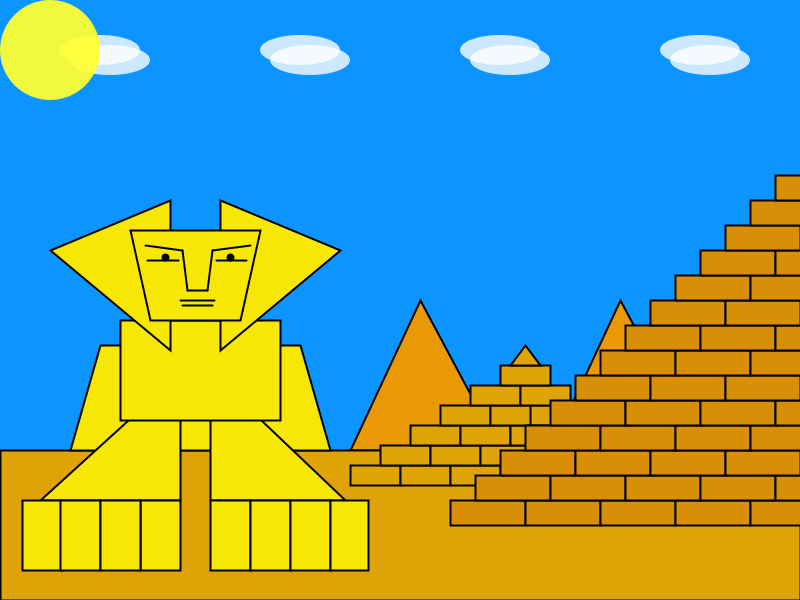
Frame 1 (no input)
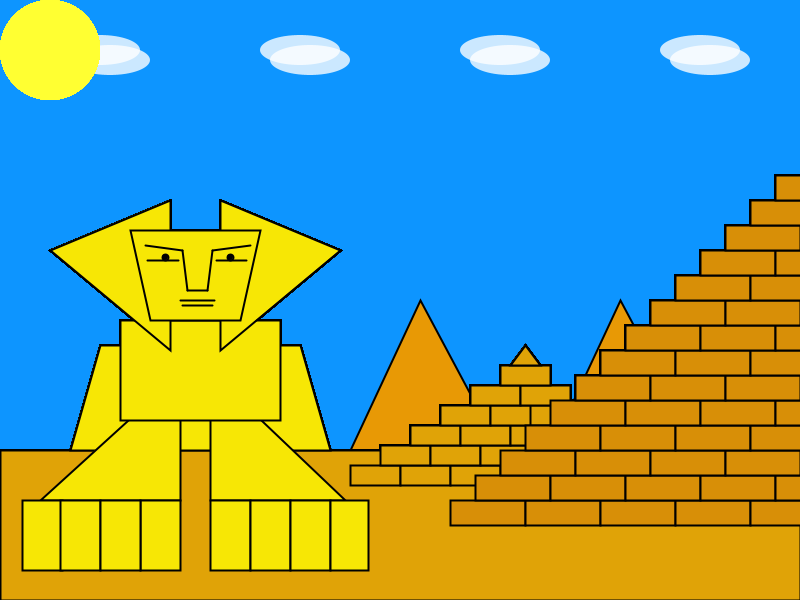
Frame 60 (the mouse pressed at the canvas centre just before this capture)
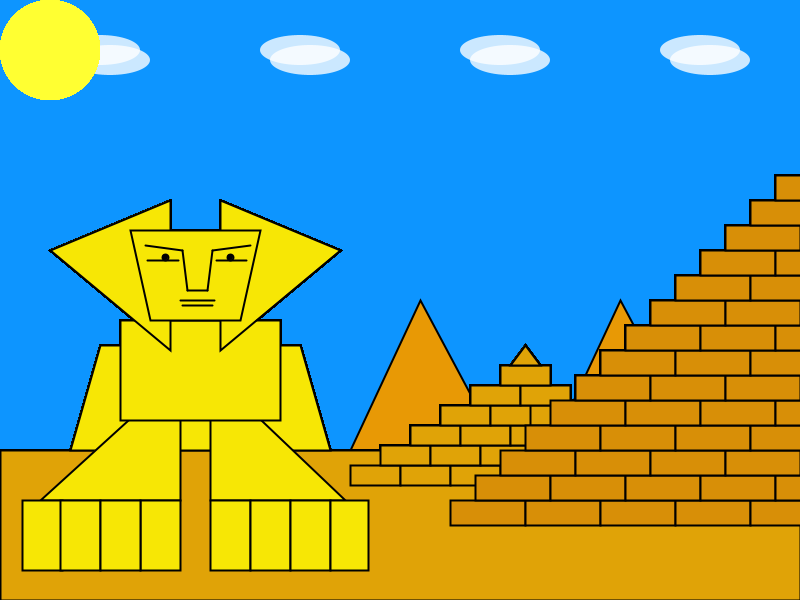
Frame 120 (the mouse held since frame 60 and released just before this capture)

The Processing sketch that drew these frames (run headless with seeded random() and noise(); from frame 60 on, the mouse is pressed at the canvas centre):

// Processing sketch: processing_91422
// ── processing_91422.pde

int w1=75;
int l1=25;
int w2=50;
int l2=20;

int x=100;
int y=50;
int x2=110;
int y2=60;
int tx=220;
int ty=300;
int tx2=150;
int ty2=450;
int tx3=300;
int ty3=450;
int w3=80;
int h3=30;
int space=200;
int space2=200;



void setup() {
  size(800, 600);
  background(13,149,259);
}

void draw() {
  noStroke();
  fill(224, 163, 7);
  rect(0, 450, 800, 150);
  stroke(0);
  strokeWeight(2);
  fill(198, 130, 2);
  noStroke();
  while(x < 800){
  fill(255,255,255,200);
  ellipse(x,y,w3,h3);
  x=x+space;
  }
  while(x2 < 800){
  fill(255,255,255,200);
  ellipse(x2,y2,w3,h3);
  x2=x2+space;
  }
  
  stroke(0);
  while(tx < 800){
  fill(232,153,5);
  triangle(tx,ty,tx2,ty2,tx3,ty3);
  tx=tx+space2;
  tx2=tx2+space2;
  tx3=tx3+space2;
  }

  fill(224, 163, 7);
  rect(0, 450, 800, 150);

  //Pyramid 2
  rect(350, 465, w2, l2);
  rect(400, 465, w2, l2);
  rect(450, 465, w2, l2);
  rect(380, 445, w2, l2);
  rect(430, 445, w2, l2);
  rect(480, 445, w2, l2);
  rect(410, 425, w2, l2);
  rect(460, 425, w2, l2);
  rect(510, 425, w2, l2);
  rect(440, 405, w2, l2);
  rect(490, 405, w2, l2);
  rect(530, 405, w2, l2);
  rect(470, 385, w2, l2);
  rect(520, 385, w2, l2);
  rect(500, 365, w2, l2);
  triangle(510, 365, 540, 365, 525, 345);



  //Pyramid 1
  fill(216, 143, 7);
  rect(450, 500, w1, l1);
  rect(525, 500, w1, l1);
  rect(600, 500, w1, l1);
  rect(675, 500, w1, l1);
  rect(750, 500, w1, l1);
  rect(475, 475, w1, l1);
  rect(550, 475, w1, l1);
  rect(625, 475, w1, l1);
  rect(700, 475, w1, l1);
  rect(775, 475, w1, l1);
  rect(500, 450, w1, l1);
  rect(575, 450, w1, l1);
  rect(650, 450, w1, l1);
  rect(725, 450, w1, l1);
  rect(525, 425, w1, l1);
  rect(600, 425, w1, l1);
  rect(675, 425, w1, l1);
  rect(750, 425, w1, l1);
  rect(550, 400, w1, l1);
  rect(625, 400, w1, l1);
  rect(700, 400, w1, l1);
  rect(775, 400, w1, l1);
  rect(575, 375, w1, l1);
  rect(650, 375, w1, l1);
  rect(725, 375, w1, l1);
  rect(600, 350, w1, l1);
  rect(675, 350, w1, l1);
  rect(750, 350, w1, l1);
  rect(625, 325, w1, l1);
  rect(700, 325, w1, l1);
  rect(775, 325, w1, l1);
  rect(650, 300, w1, l1);
  rect(725, 300, w1, l1);
  rect(675, 275, w1, l1);
  rect(750, 275, w1, l1);
  rect(700, 250, w1, l1);
  rect(775, 250, w1, l1);
  rect(725, 225, w1, l1);
  rect(750, 200, w1, l1);
  rect(775, 175, w1, l1);

  //Essfinge
  fill(247, 231, 5);
  quad(100, 345, 300, 345, 330, 450, 70, 450);
  //Knees
  quad(210, 400, 240, 400, 345, 500, 210, 500);
  quad(150, 400, 180, 400, 180, 500, 40, 500);
  //Fingers
  rect(22, 500, 40, 70);
  rect(60, 500, 40, 70);
  rect(140, 500, 40, 70);
  rect(100, 500, 40, 70);
  rect(210, 500, 40, 70);
  rect(250, 500, 40, 70);
  rect(290, 500, 40, 70);
  rect(330, 500, 38, 70);

  //Body
  rect(120, 320, 160, 100);
  triangle(170, 200, 170, 350, 50, 250);
  triangle(220, 200, 220, 350, 340, 250);
  //face
  quad(130, 230, 150, 320, 240, 320, 260, 230);
  line(145, 245, 182, 250);
  line(212, 250, 250, 245);
  fill(0);
  ellipse(230, 257, 6, 6);
  ellipse(165, 257, 6, 6);
  line(147, 260, 178, 260);
  line(216, 260, 246, 260);
  line(182, 250, 187, 290);
  line(212, 250, 207, 290);
  line(187, 290, 207, 290);
  line(180, 300, 214, 300);
  line(182, 305, 212, 305);

  //Sun
  noStroke();
  fill(255, 255, 50,240);
  ellipse (50, 50, 100, 100);
}
